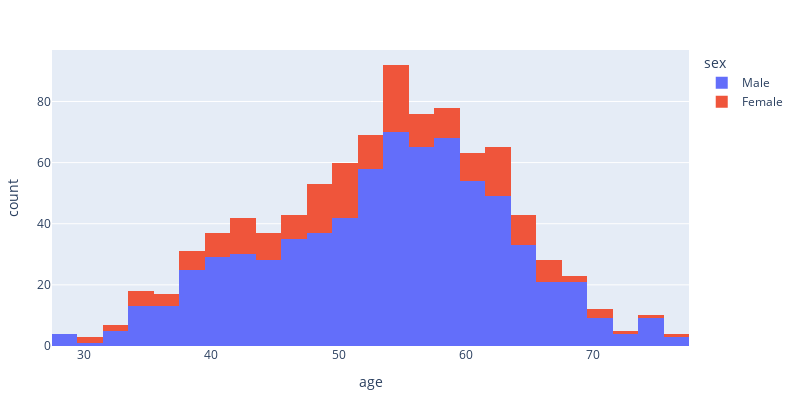

The notebook cell this image was saved under:
### Code cell
fig = px.histogram(df, x = 'age', color='sex')
fig.update_layout(width=800, height=400, margin=dict(l=50, r=50, t=50, b=50))
fig.show()

### Figure 1 — Plotly figure (JSON) as saved in the notebook; plotly's stock layout.template omitted (floating-point values rounded to 4 significant figures; data arrays with more than 128 entries replaced by an {"elided": "..."} marker saying what was removed)
{"data": [{"alignmentgroup": "True", "bingroup": "x", "hovertemplate": "sex=Male<br>age=%{x}<br>count=%{y}<extra></extra>", "legendgroup": "Male", "marker": {"color": "#636efa", "pattern": {"shape": ""}}, "name": "Male", "offsetgroup": "Male", "orientation": "v", "showlegend": true, "type": "histogram", "x": {"elided": "726 int values"}, "xaxis": "x", "yaxis": "y"}, {"alignmentgroup": "True", "bingroup": "x", "hovertemplate": "sex=Female<br>age=%{x}<br>count=%{y}<extra></extra>", "legendgroup": "Female", "marker": {"color": "#EF553B", "pattern": {"shape": ""}}, "name": "Female", "offsetgroup": "Female", "orientation": "v", "showlegend": true, "type": "histogram", "x": {"elided": "194 int values"}, "xaxis": "x", "yaxis": "y"}], "layout": {"barmode": "relative", "height": 400, "legend": {"title": {"text": "sex"}, "tracegroupgap": 0}, "margin": {"b": 50, "l": 50, "r": 50, "t": 50}, "width": 800, "xaxis": {"anchor": "y", "domain": [0, 1], "title": {"text": "age"}}, "yaxis": {"anchor": "x", "domain": [0, 1], "title": {"text": "count"}}}}
